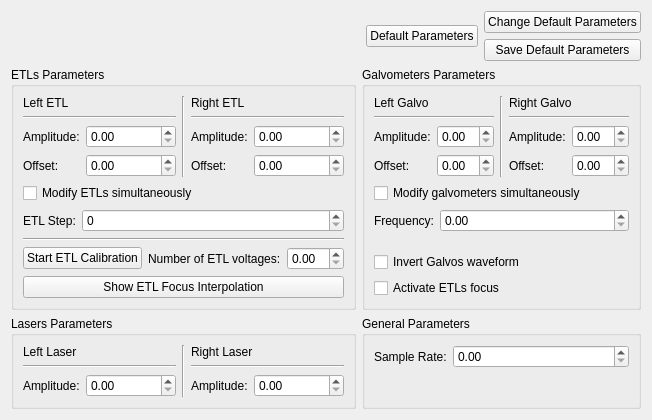
            <widget class="QWidget" name="tab_5">
             <attribute name="title">
              <string>Parameters</string>
             </attribute>
             <layout class="QVBoxLayout" name="verticalLayout_36">
              <item>
               <layout class="QVBoxLayout" name="verticalLayout_37">
                <item>
                 <layout class="QHBoxLayout" name="horizontalLayout_66">
                  <item>
                   <spacer name="horizontalSpacer_6">
                    <property name="orientation">
                     <enum>Qt::Horizontal</enum>
                    </property>
                    <property name="sizeHint" stdset="0">
                     <size>
                      <width>40</width>
                      <height>20</height>
                     </size>
                    </property>
                   </spacer>
                  </item>
                  <item>
                   <widget class="QPushButton" name="pushButton_defaultParameters">
                    <property name="toolTip">
                     <string>Return all parameters to their default value</string>
                    </property>
                    <property name="text">
                     <string>Default Parameters</string>
                    </property>
                   </widget>
                  </item>
                  <item>
                   <layout class="QVBoxLayout" name="verticalLayout_38">
                    <item>
                     <widget class="QPushButton" name="pushButton_changeDefaultParameters">
                      <property name="toolTip">
                       <string>Set the current parameters values as default values</string>
                      </property>
                      <property name="text">
                       <string>Change Default Parameters</string>
                      </property>
                     </widget>
                    </item>
                    <item>
                     <widget class="QPushButton" name="pushButton_saveDefaultParameters">
                      <property name="toolTip">
                       <string>Save the current default values (in the configuration file)</string>
                      </property>
                      <property name="text">
                       <string>Save Default Parameters</string>
                      </property>
                     </widget>
                    </item>
                   </layout>
                  </item>
                 </layout>
                </item>
                <item>
                 <layout class="QGridLayout" name="gridLayout_4">
                  <item row="0" column="1">
                   <widget class="QGroupBox" name="groupBox_11">
                    <property name="title">
                     <string>Galvometers Parameters</string>
                    </property>
                    <layout class="QVBoxLayout" name="verticalLayout_39">
                     <item>
                      <layout class="QHBoxLayout" name="horizontalLayout_67">
                       <item>
                        <layout class="QVBoxLayout" name="verticalLayout_40">
                         <item>
                          <widget class="QLabel" name="label_69">
                           <property name="text">
                            <string>Left Galvo</string>
                           </property>
                          </widget>
                         </item>
                         <item>
                          <widget class="Line" name="line_8">
                           <property name="orientation">
                            <enum>Qt::Horizontal</enum>
                           </property>
                          </widget>
                         </item>
                         <item>
                          <layout class="QFormLayout" name="formLayout_10">
                           <item row="0" column="0">
                            <widget class="QLabel" name="label_61">
                             <property name="text">
                              <string>Amplitude:</string>
                             </property>
                            </widget>
                           </item>
                           <item row="0" column="1">
                            <widget class="QDoubleSpinBox" name="doubleSpinBox_leftGalvoAmplitude"/>
                           </item>
                           <item row="1" column="0">
                            <widget class="QLabel" name="label_62">
                             <property name="text">
                              <string>Offset:</string>
                             </property>
                            </widget>
                           </item>
                           <item row="1" column="1">
                            <widget class="QDoubleSpinBox" name="doubleSpinBox_leftGalvoOffset"/>
                           </item>
                          </layout>
                         </item>
                        </layout>
                       </item>
                       <item>
                        <widget class="Line" name="line_9">
                         <property name="orientation">
                          <enum>Qt::Vertical</enum>
                         </property>
                        </widget>
                       </item>
                       <item>
                        <layout class="QVBoxLayout" name="verticalLayout_41">
                         <item>
                          <widget class="QLabel" name="label_70">
                           <property name="text">
                            <string>Right Galvo</string>
                           </property>
                          </widget>
                         </item>
                         <item>
                          <widget class="Line" name="line_10">
                           <property name="orientation">
                            <enum>Qt::Horizontal</enum>
                           </property>
                          </widget>
                         </item>
                         <item>
                          <layout class="QFormLayout" name="formLayout_11">
                           <item row="0" column="0">
                            <widget class="QLabel" name="label_65">
                             <property name="text">
                              <string>Amplitude:</string>
                             </property>
                            </widget>
                           </item>
                           <item row="0" column="1">
                            <widget class="QDoubleSpinBox" name="doubleSpinBox_rightGalvoAmplitude"/>
                           </item>
                           <item row="1" column="0">
                            <widget class="QLabel" name="label_66">
                             <property name="text">
                              <string>Offset:</string>
                             </property>
                            </widget>
                           </item>
                           <item row="1" column="1">
                            <widget class="QDoubleSpinBox" name="doubleSpinBox_rightGalvoOffset"/>
                           </item>
                          </layout>
                         </item>
                        </layout>
                       </item>
                      </layout>
                     </item>
                     <item>
                      <widget class="QCheckBox" name="checkBox_galvosTogether">
                       <property name="text">
                        <string>Modify galvometers simultaneously</string>
                       </property>
                      </widget>
                     </item>
                     <item>
                      <layout class="QFormLayout" name="formLayout_12">
                       <item row="0" column="0">
                        <widget class="QLabel" name="label_71">
                         <property name="text">
                          <string>Frequency:</string>
                         </property>
                        </widget>
                       </item>
                       <item row="0" column="1">
                        <widget class="QDoubleSpinBox" name="doubleSpinBox_galvoFrequency"/>
                       </item>
                      </layout>
                     </item>
                     <item>
                      <widget class="QCheckBox" name="checkBox_invertGalvos">
                       <property name="text">
                        <string>Invert Galvos waveform</string>
                       </property>
                      </widget>
                     </item>
                     <item>
                      <widget class="QCheckBox" name="checkBox_activateEtlFocus">
                       <property name="text">
                        <string>Activate ETLs focus</string>
                       </property>
                      </widget>
                     </item>
                    </layout>
                   </widget>
                  </item>
                  <item row="1" column="1">
                   <widget class="QGroupBox" name="groupBox_12">
                    <property name="title">
                     <string>General Parameters</string>
                    </property>
                    <layout class="QVBoxLayout" name="verticalLayout_42">
                     <item>
                      <layout class="QFormLayout" name="formLayout_13">
                       <item row="0" column="0">
                        <widget class="QLabel" name="label_44">
                         <property name="text">
                          <string>Sample Rate:</string>
                         </property>
                        </widget>
                       </item>
                       <item row="0" column="1">
                        <widget class="QDoubleSpinBox" name="doubleSpinBox_samplerate"/>
                       </item>
                      </layout>
                     </item>
                    </layout>
                   </widget>
                  </item>
                  <item row="1" column="0">
                   <widget class="QGroupBox" name="groupBox_15">
                    <property name="title">
                     <string>Lasers Parameters</string>
                    </property>
                    <layout class="QHBoxLayout" name="horizontalLayout_68">
                     <item>
                      <layout class="QVBoxLayout" name="verticalLayout_43">
                       <item>
                        <widget class="QLabel" name="label_72">
                         <property name="text">
                          <string>Left Laser</string>
                         </property>
                        </widget>
                       </item>
                       <item>
                        <widget class="Line" name="line_20">
                         <property name="orientation">
                          <enum>Qt::Horizontal</enum>
                         </property>
                        </widget>
                       </item>
                       <item>
                        <layout class="QFormLayout" name="formLayout_14">
                         <item row="0" column="0">
                          <widget class="QLabel" name="label_50">
                           <property name="text">
                            <string>Amplitude:</string>
                           </property>
                          </widget>
                         </item>
                         <item row="0" column="1">
                          <widget class="QDoubleSpinBox" name="doubleSpinBox_leftLaser"/>
                         </item>
                        </layout>
                       </item>
                      </layout>
                     </item>
                     <item>
                      <widget class="Line" name="line_21">
                       <property name="orientation">
                        <enum>Qt::Vertical</enum>
                       </property>
                      </widget>
                     </item>
                     <item>
                      <layout class="QVBoxLayout" name="verticalLayout_44">
                       <item>
                        <widget class="QLabel" name="label_73">
                         <property name="text">
                          <string>Right Laser</string>
                         </property>
                        </widget>
                       </item>
                       <item>
                        <widget class="Line" name="line_22">
                         <property name="orientation">
                          <enum>Qt::Horizontal</enum>
                         </property>
                        </widget>
                       </item>
                       <item>
                        <layout class="QFormLayout" name="formLayout_15">
                         <item row="0" column="0">
                          <widget class="QLabel" name="label_74">
                           <property name="text">
                            <string>Amplitude:</string>
                           </property>
                          </widget>
                         </item>
                         <item row="0" column="1">
                          <widget class="QDoubleSpinBox" name="doubleSpinBox_rightLaser"/>
                         </item>
                        </layout>
                       </item>
                      </layout>
                     </item>
                    </layout>
                   </widget>
                  </item>
                  <item row="0" column="0">
                   <widget class="QGroupBox" name="groupBox_13">
                    <property name="title">
                     <string>ETLs Parameters</string>
                    </property>
                    <layout class="QVBoxLayout" name="verticalLayout_45">
                     <item>
                      <layout class="QHBoxLayout" name="horizontalLayout_69">
                       <item>
                        <layout class="QVBoxLayout" name="verticalLayout_46">
                         <item>
                          <widget class="QLabel" name="label_76">
                           <property name="text">
                            <string>Left ETL</string>
                           </property>
                          </widget>
                         </item>
                         <item>
                          <widget class="Line" name="line_23">
                           <property name="orientation">
                            <enum>Qt::Horizontal</enum>
                           </property>
                          </widget>
                         </item>
                         <item>
                          <layout class="QFormLayout" name="formLayout_16">
                           <item row="0" column="0">
                            <widget class="QLabel" name="label_78">
                             <property name="text">
                              <string>Amplitude:</string>
                             </property>
                            </widget>
                           </item>
                           <item row="0" column="1">
                            <widget class="QDoubleSpinBox" name="doubleSpinBox_leftEtlAmplitude"/>
                           </item>
                           <item row="1" column="0">
                            <widget class="QLabel" name="label_79">
                             <property name="text">
                              <string>Offset:</string>
                             </property>
                            </widget>
                           </item>
                           <item row="1" column="1">
                            <widget class="QDoubleSpinBox" name="doubleSpinBox_leftEtlOffset"/>
                           </item>
                          </layout>
                         </item>
                        </layout>
                       </item>
                       <item>
                        <widget class="Line" name="line_24">
                         <property name="orientation">
                          <enum>Qt::Vertical</enum>
                         </property>
                        </widget>
                       </item>
                       <item>
                        <layout class="QVBoxLayout" name="verticalLayout_47">
                         <item>
                          <widget class="QLabel" name="label_80">
                           <property name="text">
                            <string>Right ETL</string>
                           </property>
                          </widget>
                         </item>
                         <item>
                          <widget class="Line" name="line_25">
                           <property name="orientation">
                            <enum>Qt::Horizontal</enum>
                           </property>
                          </widget>
                         </item>
                         <item>
                          <layout class="QFormLayout" name="formLayout_17">
                           <item row="0" column="0">
                            <widget class="QLabel" name="label_81">
                             <property name="text">
                              <string>Amplitude:</string>
                             </property>
                            </widget>
                           </item>
                           <item row="0" column="1">
                            <widget class="QDoubleSpinBox" name="doubleSpinBox_rightEtlAmplitude"/>
                           </item>
                           <item row="1" column="0">
                            <widget class="QLabel" name="label_82">
                             <property name="text">
                              <string>Offset:</string>
                             </property>
                            </widget>
                           </item>
                           <item row="1" column="1">
                            <widget class="QDoubleSpinBox" name="doubleSpinBox_rightEtlOffset"/>
                           </item>
                          </layout>
                         </item>
                        </layout>
                       </item>
                      </layout>
                     </item>
                     <item>
                      <widget class="QCheckBox" name="checkBox_etlsTogether">
                       <property name="text">
                        <string>Modify ETLs simultaneously</string>
                       </property>
                      </widget>
                     </item>
                     <item>
                      <layout class="QHBoxLayout" name="horizontalLayout_70">
                       <item>
                        <widget class="QLabel" name="label_35">
                         <property name="sizePolicy">
                          <sizepolicy hsizetype="Fixed" vsizetype="Preferred">
                           <horstretch>0</horstretch>
                           <verstretch>0</verstretch>
                          </sizepolicy>
                         </property>
                         <property name="text">
                          <string>ETL Step:</string>
                         </property>
                        </widget>
                       </item>
                       <item>
                        <widget class="QSpinBox" name="spinBox_etlStep"/>
                       </item>
                      </layout>
                     </item>
                     <item>
                      <widget class="Line" name="line_26">
                       <property name="orientation">
                        <enum>Qt::Horizontal</enum>
                       </property>
                      </widget>
                     </item>
                     <item>
                      <layout class="QHBoxLayout" name="horizontalLayout_71">
                       <item>
                        <widget class="QPushButton" name="pushButton_etlsCalibration">
                         <property name="toolTip">
                          <string>Start ETLs calibration</string>
                         </property>
                         <property name="text">
                          <string>Start ETL Calibration</string>
                         </property>
                        </widget>
                       </item>
                       <item>
                        <layout class="QHBoxLayout" name="horizontalLayout_72">
                         <item>
                          <widget class="QLabel" name="label_36">
                           <property name="text">
                            <string>Number of ETL voltages:</string>
                           </property>
                          </widget>
                         </item>
                         <item>
                          <widget class="QDoubleSpinBox" name="doubleSpinBox_numberOfEtlVoltages"/>
                         </item>
                        </layout>
                       </item>
                      </layout>
                     </item>
                     <item>
                      <layout class="QHBoxLayout" name="horizontalLayout_73">
                       <item>
                        <widget class="QPushButton" name="pushButton_showEtlInterpolation">
                         <property name="toolTip">
                          <string>Show the results of the last ETLs calibration</string>
                         </property>
                         <property name="text">
                          <string>Show ETL Focus Interpolation</string>
                         </property>
                        </widget>
                       </item>
                      </layout>
                     </item>
                    </layout>
                   </widget>
                  </item>
                 </layout>
                </item>
               </layout>
              </item>
             </layout>
            </widget>
